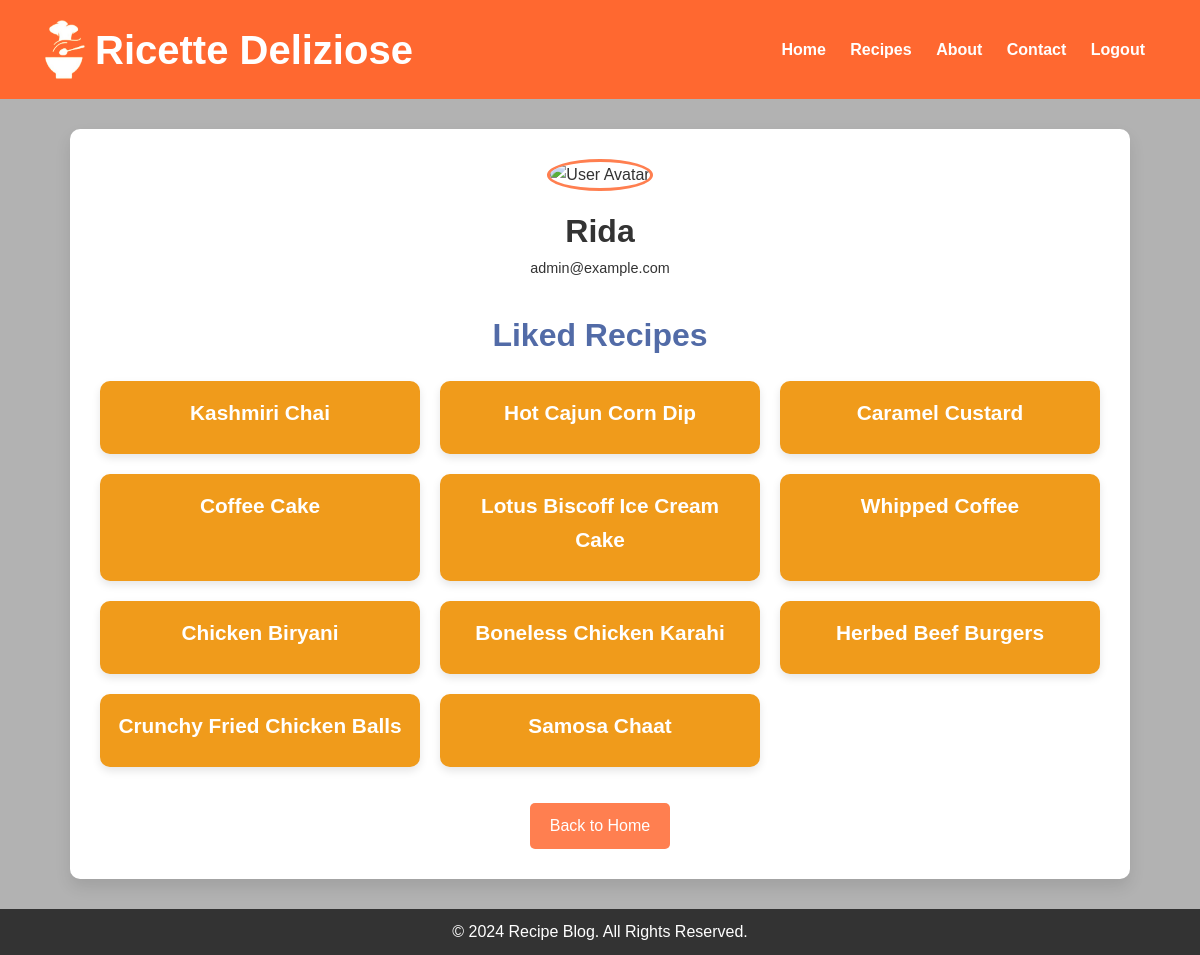
The app's page /profile (signed in) with its own data.
### model.py (models this page shows, shortened)
class User(db.Model):
    id = db.Column(db.Integer, primary_key=True)
    username = db.Column(db.String(100), nullable=False)
    email = db.Column(db.String(100), unique=True, nullable=False)
    password = db.Column(db.String(100), nullable=False)
    created_at = db.Column(db.DateTime, default=datetime.utcnow)
    is_admin = db.Column(db.Boolean, default=False)
    liked_recipes = db.relationship('Recipe', secondary=user_likes, backref='liked_by', lazy='dynamic')

class Recipe(db.Model):
    id = db.Column(db.Integer, primary_key=True)
    title = db.Column(db.String(100), nullable=False)
    description = db.Column(db.Text, nullable=False)
    instructions = db.Column(db.Text, nullable=False)
    image = db.Column(db.String(100), nullable=True)
    created_at = db.Column(db.DateTime, default=datetime.utcnow)
    category_id = db.Column(db.Integer, db.ForeignKey('category.id'), nullable=False)
    ingredients = db.relationship('Ingredient', secondary=recipe_ingredient, backref='recipes')
    category = db.relationship('Category', backref=db.backref('recipes', lazy=True))

### app.py (the view)
@app.route('/profile')
def profile():
    if 'user_id' not in session:
        flash('Please login to view your profile.', 'warning')
        return redirect(url_for('login'))
    user = user_repository.get_user_by_id(session['user_id'])  # Fetch user by ID
    if not user:
        flash('User not found.', 'danger')
        return redirect(url_for('login'))
    liked_recipes = user_repository.get_liked_recipes(session['user_id'])
    return render_template(
        'profile.html',
        username=user.username,  # Access attributes of the User object
        email=user.email,
        liked_recipes=liked_recipes
    )

### app.py (called while the page is built)
@app.before_request
def init_categories():
    if Category.query.count() == 0:  # Only add if the category table is empty
        category1 = Category(name="Appetizer")
        category2 = Category(name="Main Course")
        category3 = Category(name="Dessert")
        category4 = Category(name="Drinks")
        db.session.add_all([category1, category2, category3, category4])
        db.session.commit()
        print("Categories added to the database.")

### repositories.py (called while the page is built)
    def get_user_by_id(self, user_id):
        return User.query.get(user_id)

    def get_liked_recipes(self, user_id):
        user = self.get_user_by_id(user_id)  # Get user by ID
        if user:
            return user.liked_recipes  # Return the list of liked recipes
        return []  # Return an empty list if user not found

### templates/profile.html (shortened to what this page needs)
<!DOCTYPE html>
<html lang="en">
<head>
    <link rel="stylesheet" href="{{ url_for('static', filename='css/profile.css') }}">
</head>
<body>
    <header>
        <div class="container">
            <div class="logo-title">
                <img src="{{ url_for('static', filename='images/logo.png') }}" alt="Logo" class="logo" width="40"
                    height="59">
                <h1>Ricette Deliziose</h1>
            </div>
            <nav>
                <a href="{{ url_for('home') }}">Home</a>
                <a href="{{ url_for('recipe') }}">Recipes</a>
                <a href="{{ url_for('about') }}">About</a>
                <a href="{{ url_for('contact') }}">Contact</a>
                <a href="{{ url_for('logout') }}">Logout</a>
            </nav>
        </div>
    </header>
    <main>
        <div class="profile-container">
            <div class="profile-card">
                <img src="{{ url_for('static', filename='images/user-avatar.png') }}" alt="User Avatar">
                <h2>{{ username }}</h2>
                <p class="email">{{ email }}</p>
            </div>
            <section class="liked-recipes">
                <h3>Liked Recipes</h3>
                {% if liked_recipes %}
                <ul class="recipe-list">
                    {% for recipe in liked_recipes %}
                    <li class="recipe-item">
                        <a href="{{ url_for('recipe_details', recipe_id=recipe.id) }}">{{ recipe.title }}</a>
                    </li>
                    {% endfor %}
                </ul>
                {% else %}
                <p class="no-recipes">You haven't liked any recipes yet.</p>
                {% endif %}
            </section>
            <a href="{{ url_for('home') }}" class="btn">Back to Home</a>
        </div>
    </main>
    <footer>
        <p>&copy; 2024 Recipe Blog. All Rights Reserved.</p>
    </footer>
</body>
</html>

### static/css/profile.css (style rules this page uses)
body, h1, h2, h3, p, a { margin: 0; padding: 0; font-family: 'Poppins', sans-serif; }
body { line-height: 1.6; color: #333; background-image: linear-gradient(rgba(0, 0, 0, 0.3), rgba(0, 0, 0, 0.3)), url('/static/images/bg3.jpg'); background-size: cover; display: flex; flex-direction: column; min-height: 100vh; }
header { background: #FF6830; color: white; padding: 20px 0; text-align: center; position: relative; }
header .container { display: flex; justify-content: space-between; align-items: center; padding: 0 45px; }
header .logo-title { display: flex; align-items: center; }
header .logo-title .logo { margin-right: 10px; }
header .logo-title h1 { margin: 0; padding: 0; font-family: 'Gistesy', sans-serif; font-size: 2.5rem; line-height: 1; }
header nav a { color: white; margin: 0 10px; text-decoration: none; font-weight: bold; }
.profile-container { width: 90%; max-width: 1000px; background: white; padding: 30px; margin: 30px auto; border-radius: 10px; box-shadow: 0 8px 16px rgba(0, 0, 0, 0.1); text-align: center; }
.profile-card { margin-bottom: 30px; }
.profile-card img { width: 120px; height: 120px; border-radius: 50%; border: 3px solid #ff7f50; margin-bottom: 15px; }
.profile-card h2 { font-size: 2em; color: #333; }
.profile-card .email { font-size: 0.9em; color: #333; }
.liked-recipes h3 { font-size: 2em; margin-bottom: 20px; color: #526ba7; }
.recipe-list { list-style-type: none; padding: 0; display: grid; grid-template-columns: repeat(auto-fit, minmax(250px, 1fr)); gap: 20px; }
.recipe-item { position: relative; background: #f09b1b; padding: 15px; border-radius: 10px; box-shadow: 0 4px 8px rgba(0, 0, 0, 0.1); text-align: center; overflow: hidden; }
.recipe-item a { text-decoration: none; color: #fff; font-size: 1.3em; font-weight: bold; display: block; margin-bottom: 10px; }
.btn { display: inline-block; margin-top: 20px; padding: 10px 20px; font-size: 1em; color: white; background: #ff7f50; text-decoration: none; border-radius: 5px; transition: background 0.3s ease; }
footer { background: #333; color: white; text-align: center; padding: 10px; margin-top: auto; }
footer p { font-size: 1em; }

### records on screen
User: username "Rida", email "admin@example.com"
Recipe: title "Kashmiri Chai"
Recipe: title "Hot Cajun Corn Dip"
Recipe: title "Caramel Custard"
Recipe: title "Coffee Cake"
Recipe: title "Lotus Biscoff Ice Cream Cake"
Recipe: title "Whipped Coffee"
Recipe: title "Chicken Biryani"
Recipe: title "Boneless Chicken Karahi"
Recipe: title "Herbed Beef Burgers"
Recipe: title "Crunchy Fried Chicken Balls"
Recipe: title "Samosa Chaat"
